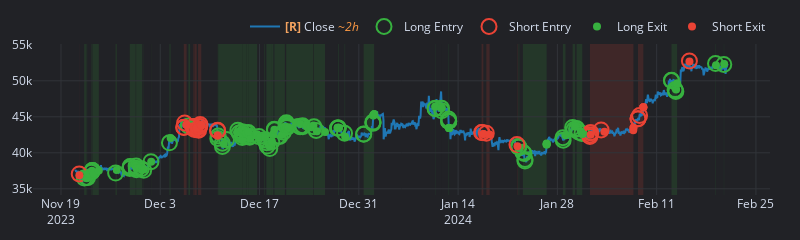

Notebook code cell kept with this figure:
### Markdown cell above
look at the trades visually

### Code cell
unlevered_pf.plot_trade_signals().show()

### Figure 1 — Plotly figure (JSON) as saved in the notebook; plotly's stock layout.template omitted (floating-point values rounded to 4 significant figures; data arrays with more than 128 entries replaced by an {"elided": "..."} marker saying what was removed)
{"data": [{"line": {"color": "#1f77b4"}, "mode": "lines", "name": "<b style=\"color:sandybrown\">[R]</b> Close <i style=\"color:#fc9944\">~2h</i>", "showlegend": true, "type": "scatter", "uid": "9092539a-9f3b-47e0-aa67-0c4ca4d1a659", "x": {"elided": "1000 str values"}, "y": {"elided": "1000 float values"}}, {"customdata": {"elided": "102x10 mixed values"}, "hovertemplate": "<br>Entry Trade Id: %{customdata[0]}\n<br>Entry Order Id: %{customdata[1]}\n<br>Position Id: %{customdata[2]}\n<br>Entry Index: %{customdata[3]}\n<br>Size: %{customdata[4]:,}\n<br>Avg Entry Price: %{customdata[5]:,}\n<br>Entry Fees: %{customdata[6]:,}\n<br>PnL: %{customdata[7]:,}\n<br>Return: %{customdata[8]:,%}\n<br>Status: %{customdata[9]}", "marker": {"color": "rgba(0, 0, 0, 0)", "line": {"color": "#37B13F", "width": 2}, "size": 15, "symbol": "circle"}, "mode": "markers", "name": "Long Entry", "type": "scatter", "uid": "d0ff1ecb-7044-4afd-9bb7-99c97cfe5626", "x": ["2023-11-22T06:34:16+00:00", "2023-11-22T13:48:59+00:00", "2023-11-22T17:44:46+00:00", "2023-11-23T06:54:01+00:00", "2023-11-23T10:13:36+00:00", "2023-11-23T10:14:58+00:00", "2023-11-23T10:18:17+00:00", "2023-11-26T16:53:41+00:00", "2023-11-28T16:54:58+00:00", "2023-11-28T18:12:19+00:00", "2023-11-28T18:31:49+00:00", "2023-11-29T14:08:16+00:00", "2023-11-29T14:54:40+00:00", "2023-11-29T15:21:46+00:00", "2023-11-30T07:57:27+00:00", "2023-11-30T15:55:03+00:00", "2023-12-01T16:32:56+00:00", "2023-12-04T06:59:57+00:00", "2023-12-06T23:16:52+00:00", "2023-12-11T02:44:46+00:00", "2023-12-11T03:55:35+00:00", "2023-12-11T17:55:02+00:00", "2023-12-11T18:24:47+00:00", "2023-12-12T08:16:33+00:00", "2023-12-13T22:33:44+00:00", "2023-12-14T02:47:16+00:00", "2023-12-14T13:07:08+00:00", "2023-12-14T13:36:34+00:00", "2023-12-14T14:17:44+00:00", "2023-12-14T14:38:21+00:00", "2023-12-14T14:41:51+00:00", "2023-12-14T15:48:44+00:00", "2023-12-15T03:51:26+00:00", "2023-12-15T09:52:45+00:00", "2023-12-15T13:42:29+00:00", "2023-12-15T14:24:33+00:00", "2023-12-16T22:11:44+00:00", "2023-12-17T16:25:39+00:00", "2023-12-17T22:52:25+00:00", "2023-12-17T23:33:56+00:00", "2023-12-18T01:43:56+00:00", "2023-12-18T10:37:55+00:00", "2023-12-18T17:43:08+00:00", "2023-12-19T02:03:05+00:00", "2023-12-19T02:14:46+00:00", "2023-12-19T14:52:15+00:00", "2023-12-19T20:30:52+00:00", "2023-12-20T08:11:50+00:00", "2023-12-20T17:40:42+00:00", "2023-12-20T18:09:04+00:00", "2023-12-20T18:40:27+00:00", "2023-12-20T18:46:21+00:00", "2023-12-20T20:20:54+00:00", "2023-12-20T20:50:07+00:00", "2023-12-20T20:58:54+00:00", "2023-12-22T17:12:26+00:00", "2023-12-22T17:16:04+00:00", "2023-12-23T01:38:57+00:00", "2023-12-23T02:05:02+00:00", "2023-12-24T16:12:21+00:00", "2023-12-24T23:39:19+00:00", "2023-12-28T00:01:59+00:00", "2023-12-28T00:03:41+00:00", "2023-12-28T02:21:41+00:00", "2023-12-28T02:21:46+00:00", "2023-12-28T23:36:22+00:00", "2023-12-31T16:15:39+00:00", "2023-12-31T16:37:24+00:00", "2024-01-01T23:38:07+00:00", "2024-01-02T00:02:54+00:00", "2024-01-02T00:04:38+00:00", "2024-01-10T18:10:08+00:00", "2024-01-10T18:12:33+00:00", "2024-01-11T16:13:30+00:00", "2024-01-11T16:16:49+00:00", "2024-01-12T15:38:12+00:00", "2024-01-12T15:57:02+00:00", "2024-01-12T16:14:07+00:00", "2024-01-12T16:14:17+00:00", "2024-01-22T12:41:40+00:00", "2024-01-22T12:42:23+00:00", "2024-01-22T12:44:59+00:00", "2024-01-22T12:45:12+00:00", "2024-01-23T03:13:06+00:00", "2024-01-23T07:20:19+00:00", "2024-01-23T10:16:51+00:00", "2024-01-23T10:21:29+00:00", "2024-01-28T18:36:58+00:00", "2024-01-28T19:42:25+00:00", "2024-01-30T03:34:49+00:00", "2024-01-30T08:04:32+00:00", "2024-01-30T16:43:20+00:00", "2024-01-30T18:25:24+00:00", "2024-01-31T00:49:34+00:00", "2024-01-31T11:17:07+00:00", "2024-02-13T02:10:48+00:00", "2024-02-13T02:11:11+00:00", "2024-02-13T14:22:47+00:00", "2024-02-13T15:11:49+00:00", "2024-02-13T16:58:51+00:00", "2024-02-19T07:09:15+00:00", "2024-02-20T11:08:19+00:00"], "y": [36490, 36570.0, 36550.0, 37290.0, 37540.0, 37540.0, 37510.0, 37190.0, 37820.0, 38110, 38080.0, 38153, 37860.0, 37650.0, 37790.0, 37566, 38760.0, 41390, 43726, 41986, 42350.0, 41340.0, 40880.0, 41830.0, 43140.0, 42750.0, 42940.0, 42120.0, 42440, 42580.0, 42550.0, 42360.0, 42774, 42830.0, 42280.0, 42155, 42250.0, 41800.0, 41760.0, 41400, 40938, 40583, 41520.0, 43260, 43200.0, 42280.0, 42270.0, 42870.0, 43910.0, 44080.0, 44030.0, 44190.0, 43650.0, 43670.0, 43530.0, 43650.0, 43610.0, 43760.0, 43612, 43610.0, 43100.0, 43450.0, 43420.0, 43430.0, 43450, 42720.0, 42580.0, 42610.0, 44090.0, 44200.0, 44270.0, 46180.0, 46120.0, 46170.0, 45830.0, 44690.0, 44380.0, 44400, 44390.0, 40810.0, 40840.0, 40850.0, 40870.0, 40090.0, 39900.0, 38850.0, 39070.0, 42092, 41750.0, 43530.0, 43240.0, 43370.0, 43300.0, 42860.0, 42700.0, 50060.0, 50040.0, 48780.0, 48660.0, 48520.0, 52410.0, 52280.0]}, {"customdata": {"elided": "33x10 mixed values"}, "hovertemplate": "<br>Entry Trade Id: %{customdata[0]}\n<br>Entry Order Id: %{customdata[1]}\n<br>Position Id: %{customdata[2]}\n<br>Entry Index: %{customdata[3]}\n<br>Size: %{customdata[4]:,}\n<br>Avg Entry Price: %{customdata[5]:,}\n<br>Entry Fees: %{customdata[6]:,}\n<br>PnL: %{customdata[7]:,}\n<br>Return: %{customdata[8]:,%}\n<br>Status: %{customdata[9]}", "marker": {"color": "rgba(0, 0, 0, 0)", "line": {"color": "#EA4335", "width": 2}, "size": 15, "symbol": "circle"}, "mode": "markers", "name": "Short Entry", "type": "scatter", "uid": "ddbeb40c-bf97-4904-9aae-302088ac504f", "x": ["2023-11-21T13:43:27+00:00", "2023-12-06T07:33:21+00:00", "2023-12-06T07:34:15+00:00", "2023-12-06T10:23:47+00:00", "2023-12-07T15:09:22+00:00", "2023-12-07T15:10:40+00:00", "2023-12-07T15:18:03+00:00", "2023-12-07T16:47:33+00:00", "2023-12-07T17:06:03+00:00", "2023-12-07T17:13:01+00:00", "2023-12-07T19:33:12+00:00", "2023-12-07T21:46:50+00:00", "2023-12-07T22:00:41+00:00", "2023-12-08T07:51:15+00:00", "2023-12-08T09:58:50+00:00", "2023-12-08T13:09:46+00:00", "2023-12-08T13:10:16+00:00", "2023-12-08T14:46:07+00:00", "2023-12-11T02:04:17+00:00", "2023-12-11T02:06:07+00:00", "2024-01-17T07:23:45+00:00", "2024-01-17T09:22:37+00:00", "2024-01-17T23:23:18+00:00", "2024-01-22T07:06:58+00:00", "2024-02-01T14:04:19+00:00", "2024-02-01T14:41:26+00:00", "2024-02-01T15:10:03+00:00", "2024-02-01T17:06:28+00:00", "2024-02-03T04:00:54+00:00", "2024-02-08T08:49:04+00:00", "2024-02-08T09:00:19+00:00", "2024-02-08T14:15:08+00:00", "2024-02-15T14:49:44+00:00"], "y": [37070.0, 43540.0, 43529, 44150.0, 43559, 43559, 43605, 43660.0, 43601, 43590.0, 43250.0, 43320.0, 43410.0, 43240.0, 43140.0, 43670.0, 43650.0, 43940.0, 43148, 43050.0, 42820.0, 42820.0, 42730.0, 41150.0, 42260.0, 42480.0, 42780.0, 42800.0, 43180.0, 44750.0, 44750.0, 45180.0, 52760.0]}, {"customdata": {"elided": "102x10 mixed values"}, "hovertemplate": "<br>Exit Trade Id: %{customdata[0]}\n<br>Exit Order Id: %{customdata[1]}\n<br>Position Id: %{customdata[2]}\n<br>Exit Index: %{customdata[3]}\n<br>Size: %{customdata[4]:,}\n<br>Avg Exit Price: %{customdata[5]:,}\n<br>Exit Fees: %{customdata[6]:,}\n<br>PnL: %{customdata[7]:,}\n<br>Return: %{customdata[8]:,%}\n<br>Status: %{customdata[9]}", "marker": {"color": "#37B13F", "size": 8, "symbol": "circle"}, "mode": "markers", "name": "Long Exit", "type": "scatter", "uid": "92ad192b-b19d-4497-b1bb-d71ff14de16c", "x": ["2023-11-22T12:31:41+00:00", "2023-11-22T15:54:23+00:00", "2023-11-22T18:28:43+00:00", "2023-11-23T08:37:42+00:00", "2023-11-23T14:55:10+00:00", "2023-11-23T14:55:12+00:00", "2023-11-24T08:00:00+00:00", "2023-11-26T20:48:20.001000+00:00", "2023-11-29T09:20:07+00:00", "2023-11-29T12:56:04.001000+00:00", "2023-11-29T12:56:04.002000+00:00", "2023-11-29T16:04:41+00:00", "2023-11-30T02:53:55+00:00", "2023-11-30T11:06:34+00:00", "2023-11-30T11:06:34.001000+00:00", "2023-11-30T16:55:46+00:00", "2023-12-01T17:15:58+00:00", "2023-12-04T11:05:40+00:00", "2023-12-07T05:02:29.001000+00:00", "2023-12-11T03:45:31+00:00", "2023-12-11T23:10:09+00:00", "2023-12-13T19:41:26+00:00", "2023-12-14T11:40:06+00:00", "2023-12-14T13:30:55+00:00", "2023-12-14T13:30:55.001000+00:00", "2023-12-14T13:30:55.002000+00:00", "2023-12-14T13:30:55.003000+00:00", "2023-12-14T16:11:19+00:00", "2023-12-14T17:32:39+00:00", "2023-12-15T03:17:12+00:00", "2023-12-15T03:17:12.001000+00:00", "2023-12-15T03:17:12.002000+00:00", "2023-12-15T09:30:52+00:00", "2023-12-15T16:05:46+00:00", "2023-12-16T12:37:37+00:00", "2023-12-16T15:59:11+00:00", "2023-12-17T01:01:36+00:00", "2023-12-17T18:42:54+00:00", "2023-12-18T06:30:11+00:00", "2023-12-18T10:58:38+00:00", "2023-12-18T17:02:16+00:00", "2023-12-18T17:29:42+00:00", "2023-12-18T23:09:20+00:00", "2023-12-19T02:15:29+00:00", "2023-12-20T03:15:52+00:00", "2023-12-20T13:31:40+00:00", "2023-12-20T13:35:03+00:00", "2023-12-20T13:50:37+00:00", "2023-12-20T20:08:11+00:00", "2023-12-20T20:11:12+00:00", "2023-12-20T20:11:12.001000+00:00", "2023-12-20T20:11:12.002000+00:00", "2023-12-21T02:26:23+00:00", "2023-12-22T05:46:45+00:00", "2023-12-22T18:55:42+00:00", "2023-12-23T14:03:30+00:00", "2023-12-23T15:49:54+00:00", "2023-12-24T05:37:35+00:00", "2023-12-24T14:15:22+00:00", "2023-12-25T02:08:08+00:00", "2023-12-26T05:36:14+00:00", "2023-12-28T00:14:11+00:00", "2023-12-28T00:14:11.001000+00:00", "2023-12-28T04:41:40+00:00", "2023-12-28T04:41:40.001000+00:00", "2023-12-29T01:42:46+00:00", "2024-01-02T01:03:38+00:00", "2024-01-02T01:03:41+00:00", "2024-01-02T03:48:46+00:00", "2024-01-02T03:48:46.001000+00:00", "2024-01-02T03:48:46.002000+00:00", "2024-01-10T18:29:34+00:00", "2024-01-10T19:21:14+00:00", "2024-01-11T16:18:14+00:00", "2024-01-11T16:18:14.001000+00:00", "2024-01-12T17:30:02+00:00", "2024-01-12T17:30:02.001000+00:00", "2024-01-12T17:30:02.002000+00:00", "2024-01-12T17:30:02.003000+00:00", "2024-01-22T15:03:54+00:00", "2024-01-22T15:03:54.001000+00:00", "2024-01-22T15:03:54.002000+00:00", "2024-01-22T15:03:54.011000+00:00", "2024-01-26T11:32:26+00:00", "2024-01-26T11:32:26.001000+00:00", "2024-01-26T11:46:00+00:00", "2024-01-26T11:46:00.001000+00:00", "2024-01-29T03:34:33+00:00", "2024-01-29T03:34:33.001000+00:00", "2024-01-30T12:14:50+00:00", "2024-01-30T12:14:50.001000+00:00", "2024-01-31T07:20:41+00:00", "2024-01-31T11:17:31+00:00", "2024-01-31T12:13:37+00:00", "2024-01-31T12:13:37.001000+00:00", "2024-02-13T14:34:38+00:00", "2024-02-13T15:29:15+00:00", "2024-02-13T17:53:16+00:00", "2024-02-13T21:14:42+00:00", "2024-02-13T21:14:42.001000+00:00", "2024-02-19T08:48:21+00:00", "2024-02-20T12:26:44+00:00"], "y": [36502, 36474, 37090, 37490.0, 37137, 37137, 37540.0, 37600.0, 38312, 38220.0, 38220.0, 37870.0, 37890.0, 37670.0, 37670.0, 37680.0, 38750.0, 42070.0, 43940.0, 42380.0, 41210.0, 42830.0, 43250.0, 41850.0, 41860.0, 41850.0, 41860.0, 42620.0, 43100.0, 42730.0, 42610.0, 42730.0, 42910.0, 41930.0, 42405, 42560.0, 42120.0, 42200.0, 41210.0, 40840.0, 41476, 41610.0, 42630.0, 43210.0, 42470.0, 43330, 43300.0, 43660.0, 43310.0, 43470.0, 43470.0, 43470.0, 43552, 44240.0, 43986, 43690.0, 43820.0, 43550.0, 43790.0, 43010.0, 42880.0, 43470.0, 43480.0, 43490.0, 43490.0, 42220.0, 45206, 45190.0, 45370.0, 45370.0, 45370.0, 46382, 46450.0, 46210.0, 46210.0, 43450.0, 43440.0, 43440.0, 43444, 40670, 40670, 40670, 40670.0, 41150.0, 41150.0, 41290.0, 41230.0, 42420.0, 42420.0, 43653, 43653, 43010.0, 42710.0, 42610.0, 42610.0, 49100.0, 48960.0, 48810.0, 49622, 49620.0, 52140.0, 52330.0]}, {"customdata": {"elided": "33x10 mixed values"}, "hovertemplate": "<br>Exit Trade Id: %{customdata[0]}\n<br>Exit Order Id: %{customdata[1]}\n<br>Position Id: %{customdata[2]}\n<br>Exit Index: %{customdata[3]}\n<br>Size: %{customdata[4]:,}\n<br>Avg Exit Price: %{customdata[5]:,}\n<br>Exit Fees: %{customdata[6]:,}\n<br>PnL: %{customdata[7]:,}\n<br>Return: %{customdata[8]:,%}\n<br>Status: %{customdata[9]}", "marker": {"color": "#EA4335", "size": 8, "symbol": "circle"}, "mode": "markers", "name": "Short Exit", "type": "scatter", "uid": "537aa980-3990-456b-83c9-2572519ca225", "x": ["2023-11-21T14:11:19+00:00", "2023-12-06T17:07:40+00:00", "2023-12-06T17:07:40.001000+00:00", "2023-12-06T17:07:40.002000+00:00", "2023-12-07T15:59:56.003000+00:00", "2023-12-07T15:59:56.004000+00:00", "2023-12-07T15:59:56.005000+00:00", "2023-12-07T18:24:17+00:00", "2023-12-07T18:58:45.003000+00:00", "2023-12-07T18:58:45.005000+00:00", "2023-12-08T03:26:36.001000+00:00", "2023-12-08T03:26:36.005000+00:00", "2023-12-08T03:26:36.006000+00:00", "2023-12-08T15:05:54+00:00", "2023-12-08T18:50:26.004000+00:00", "2023-12-08T18:50:26.005000+00:00", "2023-12-08T18:50:26.006000+00:00", "2023-12-08T18:50:26.007000+00:00", "2023-12-11T02:07:25+00:00", "2023-12-11T02:07:25.001000+00:00", "2024-01-17T13:27:46+00:00", "2024-01-17T13:27:46.001000+00:00", "2024-01-18T10:46:14+00:00", "2024-01-22T08:40:59+00:00", "2024-02-01T16:33:19+00:00", "2024-02-03T15:13:15+00:00", "2024-02-07T16:54:02+00:00", "2024-02-07T17:28:31+00:00", "2024-02-07T17:28:31.001000+00:00", "2024-02-09T02:55:30+00:00", "2024-02-09T02:55:30.001000+00:00", "2024-02-09T02:55:30.002000+00:00", "2024-02-15T14:55:19+00:00"], "y": [36890.0, 43890.0, 43888, 43888, 43666, 43666, 43666, 43432, 43320.0, 43320.0, 43440.0, 43440.0, 43440.0, 43930.0, 43830.0, 43820.0, 43820.0, 43820.0, 42400.0, 42400.0, 42590.0, 42600.0, 42550.0, 40900.0, 42500, 42930.0, 43140.0, 43490.0, 43490.0, 46325, 46310.0, 46320.0, 52695]}], "layout": {"height": 200, "legend": {"orientation": "h", "traceorder": "normal", "x": 1, "xanchor": "right", "y": 1.02, "yanchor": "bottom"}, "margin": {"b": 30, "l": 30, "r": 30, "t": 30}, "shapes": [{"fillcolor": "#37B13F", "layer": "below", "line": {"width": 0}, "opacity": 0.15, "type": "rect", "x0": "2023-11-22T06:34:16+00:00", "x1": "2023-11-22T12:31:41+00:00", "xref": "x", "y0": 0, "y1": 1, "yref": "paper"}, {"fillcolor": "#37B13F", "layer": "below", "line": {"width": 0}, "opacity": 0.15, "type": "rect", "x0": "2023-11-22T13:48:59+00:00", "x1": "2023-11-22T15:54:23+00:00", "xref": "x", "y0": 0, "y1": 1, "yref": "paper"}, {"fillcolor": "#37B13F", "layer": "below", "line": {"width": 0}, "opacity": 0.15, "type": "rect", "x0": "2023-11-22T17:44:46+00:00", "x1": "2023-11-22T18:28:43+00:00", "xref": "x", "y0": 0, "y1": 1, "yref": "paper"}, {"fillcolor": "#37B13F", "layer": "below", "line": {"width": 0}, "opacity": 0.15, "type": "rect", "x0": "2023-11-23T06:54:01+00:00", "x1": "2023-11-23T08:37:42+00:00", "xref": "x", "y0": 0, "y1": 1, "yref": "paper"}, {"fillcolor": "#37B13F", "layer": "below", "line": {"width": 0}, "opacity": 0.15, "type": "rect", "x0": "2023-11-23T10:13:36+00:00", "x1": "2023-11-24T08:00:00+00:00", "xref": "x", "y0": 0, "y1": 1, "yref": "paper"}, {"fillcolor": "#37B13F", "layer": "below", "line": {"width": 0}, "opacity": 0.15, "type": "rect", "x0": "2023-11-26T16:53:41+00:00", "x1": "2023-11-26T20:48:20.001000+00:00", "xref": "x", "y0": 0, "y1": 1, "yref": "paper"}, {"fillcolor": "#37B13F", "layer": "below", "line": {"width": 0}, "opacity": 0.15, "type": "rect", "x0": "2023-11-28T16:54:58+00:00", "x1": "2023-11-29T12:56:04.002000+00:00", "xref": "x", "y0": 0, "y1": 1, "yref": "paper"}, {"fillcolor": "#37B13F", "layer": "below", "line": {"width": 0}, "opacity": 0.15, "type": "rect", "x0": "2023-11-29T14:08:16+00:00", "x1": "2023-11-30T11:06:34.001000+00:00", "xref": "x", "y0": 0, "y1": 1, "yref": "paper"}, {"fillcolor": "#37B13F", "layer": "below", "line": {"width": 0}, "opacity": 0.15, "type": "rect", "x0": "2023-11-30T15:55:03+00:00", "x1": "2023-11-30T16:55:46+00:00", "xref": "x", "y0": 0, "y1": 1, "yref": "paper"}, {"fillcolor": "#37B13F", "layer": "below", "line": {"width": 0}, "opacity": 0.15, "type": "rect", "x0": "2023-12-01T16:32:56+00:00", "x1": "2023-12-01T17:15:58+00:00", "xref": "x", "y0": 0, "y1": 1, "yref": "paper"}, {"fillcolor": "#37B13F", "layer": "below", "line": {"width": 0}, "opacity": 0.15, "type": "rect", "x0": "2023-12-04T06:59:57+00:00", "x1": "2023-12-04T11:05:40+00:00", "xref": "x", "y0": 0, "y1": 1, "yref": "paper"}, {"fillcolor": "#37B13F", "layer": "below", "line": {"width": 0}, "opacity": 0.15, "type": "rect", "x0": "2023-12-06T23:16:52+00:00", "x1": "2023-12-07T05:02:29.001000+00:00", "xref": "x", "y0": 0, "y1": 1, "yref": "paper"}, {"fillcolor": "#37B13F", "layer": "below", "line": {"width": 0}, "opacity": 0.15, "type": "rect", "x0": "2023-12-11T02:44:46+00:00", "x1": "2023-12-11T03:45:31+00:00", "xref": "x", "y0": 0, "y1": 1, "yref": "paper"}, {"fillcolor": "#37B13F", "layer": "below", "line": {"width": 0}, "opacity": 0.15, "type": "rect", "x0": "2023-12-11T03:55:35+00:00", "x1": "2023-12-14T13:30:55.003000+00:00", "xref": "x", "y0": 0, "y1": 1, "yref": "paper"}, {"fillcolor": "#37B13F", "layer": "below", "line": {"width": 0}, "opacity": 0.15, "type": "rect", "x0": "2023-12-14T13:36:34+00:00", "x1": "2023-12-15T03:17:12.002000+00:00", "xref": "x", "y0": 0, "y1": 1, "yref": "paper"}, {"fillcolor": "#37B13F", "layer": "below", "line": {"width": 0}, "opacity": 0.15, "type": "rect", "x0": "2023-12-15T03:51:26+00:00", "x1": "2023-12-15T09:30:52+00:00", "xref": "x", "y0": 0, "y1": 1, "yref": "paper"}, {"fillcolor": "#37B13F", "layer": "below", "line": {"width": 0}, "opacity": 0.15, "type": "rect", "x0": "2023-12-15T09:52:45+00:00", "x1": "2023-12-16T15:59:11+00:00", "xref": "x", "y0": 0, "y1": 1, "yref": "paper"}, {"fillcolor": "#37B13F", "layer": "below", "line": {"width": 0}, "opacity": 0.15, "type": "rect", "x0": "2023-12-16T22:11:44+00:00", "x1": "2023-12-17T01:01:36+00:00", "xref": "x", "y0": 0, "y1": 1, "yref": "paper"}, {"fillcolor": "#37B13F", "layer": "below", "line": {"width": 0}, "opacity": 0.15, "type": "rect", "x0": "2023-12-17T16:25:39+00:00", "x1": "2023-12-17T18:42:54+00:00", "xref": "x", "y0": 0, "y1": 1, "yref": "paper"}, {"fillcolor": "#37B13F", "layer": "below", "line": {"width": 0}, "opacity": 0.15, "type": "rect", "x0": "2023-12-17T22:52:25+00:00", "x1": "2023-12-18T17:29:42+00:00", "xref": "x", "y0": 0, "y1": 1, "yref": "paper"}, {"fillcolor": "#37B13F", "layer": "below", "line": {"width": 0}, "opacity": 0.15, "type": "rect", "x0": "2023-12-18T17:43:08+00:00", "x1": "2023-12-18T23:09:20+00:00", "xref": "x", "y0": 0, "y1": 1, "yref": "paper"}, {"fillcolor": "#37B13F", "layer": "below", "line": {"width": 0}, "opacity": 0.15, "type": "rect", "x0": "2023-12-19T02:03:05+00:00", "x1": "2023-12-20T13:50:37+00:00", "xref": "x", "y0": 0, "y1": 1, "yref": "paper"}, {"fillcolor": "#37B13F", "layer": "below", "line": {"width": 0}, "opacity": 0.15, "type": "rect", "x0": "2023-12-20T17:40:42+00:00", "x1": "2023-12-20T20:11:12.002000+00:00", "xref": "x", "y0": 0, "y1": 1, "yref": "paper"}, {"fillcolor": "#37B13F", "layer": "below", "line": {"width": 0}, "opacity": 0.15, "type": "rect", "x0": "2023-12-20T20:20:54+00:00", "x1": "2023-12-24T14:15:22+00:00", "xref": "x", "y0": 0, "y1": 1, "yref": "paper"}, {"fillcolor": "#37B13F", "layer": "below", "line": {"width": 0}, "opacity": 0.15, "type": "rect", "x0": "2023-12-24T16:12:21+00:00", "x1": "2023-12-26T05:36:14+00:00", "xref": "x", "y0": 0, "y1": 1, "yref": "paper"}, {"fillcolor": "#37B13F", "layer": "below", "line": {"width": 0}, "opacity": 0.15, "type": "rect", "x0": "2023-12-28T00:01:59+00:00", "x1": "2023-12-28T00:14:11.001000+00:00", "xref": "x", "y0": 0, "y1": 1, "yref": "paper"}, {"fillcolor": "#37B13F", "layer": "below", "line": {"width": 0}, "opacity": 0.15, "type": "rect", "x0": "2023-12-28T02:21:41+00:00", "x1": "2023-12-28T04:41:40.001000+00:00", "xref": "x", "y0": 0, "y1": 1, "yref": "paper"}, {"fillcolor": "#37B13F", "layer": "below", "line": {"width": 0}, "opacity": 0.15, "type": "rect", "x0": "2023-12-28T23:36:22+00:00", "x1": "2023-12-29T01:42:46+00:00", "xref": "x", "y0": 0, "y1": 1, "yref": "paper"}, {"fillcolor": "#37B13F", "layer": "below", "line": {"width": 0}, "opacity": 0.15, "type": "rect", "x0": "2023-12-31T16:15:39+00:00", "x1": "2024-01-02T03:48:46.002000+00:00", "xref": "x", "y0": 0, "y1": 1, "yref": "paper"}, {"fillcolor": "#37B13F", "layer": "below", "line": {"width": 0}, "opacity": 0.15, "type": "rect", "x0": "2024-01-10T18:10:08+00:00", "x1": "2024-01-10T19:21:14+00:00", "xref": "x", "y0": 0, "y1": 1, "yref": "paper"}, {"fillcolor": "#37B13F", "layer": "below", "line": {"width": 0}, "opacity": 0.15, "type": "rect", "x0": "2024-01-11T16:13:30+00:00", "x1": "2024-01-11T16:18:14.001000+00:00", "xref": "x", "y0": 0, "y1": 1, "yref": "paper"}, {"fillcolor": "#37B13F", "layer": "below", "line": {"width": 0}, "opacity": 0.15, "type": "rect", "x0": "2024-01-12T15:38:12+00:00", "x1": "2024-01-12T17:30:02.003000+00:00", "xref": "x", "y0": 0, "y1": 1, "yref": "paper"}, {"fillcolor": "#37B13F", "layer": "below", "line": {"width": 0}, "opacity": 0.15, "type": "rect", "x0": "2024-01-22T12:41:40+00:00", "x1": "2024-01-22T15:03:54.011000+00:00", "xref": "x", "y0": 0, "y1": 1, "yref": "paper"}, {"fillcolor": "#37B13F", "layer": "below", "line": {"width": 0}, "opacity": 0.15, "type": "rect", "x0": "2024-01-23T03:13:06+00:00", "x1": "2024-01-26T11:46:00.001000+00:00", "xref": "x", "y0": 0, "y1": 1, "yref": "paper"}, {"fillcolor": "#37B13F", "layer": "below", "line": {"width": 0}, "opacity": 0.15, "type": "rect", "x0": "2024-01-28T18:36:58+00:00", "x1": "2024-01-29T03:34:33.001000+00:00", "xref": "x", "y0": 0, "y1": 1, "yref": "paper"}, {"fillcolor": "#37B13F", "layer": "below", "line": {"width": 0}, "opacity": 0.15, "type": "rect", "x0": "2024-01-30T03:34:49+00:00", "x1": "2024-01-30T12:14:50.001000+00:00", "xref": "x", "y0": 0, "y1": 1, "yref": "paper"}, {"fillcolor": "#37B13F", "layer": "below", "line": {"width": 0}, "opacity": 0.15, "type": "rect", "x0": "2024-01-30T16:43:20+00:00", "x1": "2024-01-31T12:13:37.001000+00:00", "xref": "x", "y0": 0, "y1": 1, "yref": "paper"}, {"fillcolor": "#37B13F", "layer": "below", "line": {"width": 0}, "opacity": 0.15, "type": "rect", "x0": "2024-02-13T02:10:48+00:00", "x1": "2024-02-13T21:14:42.001000+00:00", "xref": "x", "y0": 0, "y1": 1, "yref": "paper"}, {"fillcolor": "#37B13F", "layer": "below", "line": {"width": 0}, "opacity": 0.15, "type": "rect", "x0": "2024-02-19T07:09:15+00:00", "x1": "2024-02-19T08:48:21+00:00", "xref": "x", "y0": 0, "y1": 1, "yref": "paper"}, {"fillcolor": "#37B13F", "layer": "below", "line": {"width": 0}, "opacity": 0.15, "type": "rect", "x0": "2024-02-20T11:08:19+00:00", "x1": "2024-02-20T12:26:44+00:00", "xref": "x", "y0": 0, "y1": 1, "yref": "paper"}, {"fillcolor": "#EA4335", "layer": "below", "line": {"width": 0}, "opacity": 0.15, "type": "rect", "x0": "2023-11-21T13:43:27+00:00", "x1": "2023-11-21T14:11:19+00:00", "xref": "x", "y0": 0, "y1": 1, "yref": "paper"}, {"fillcolor": "#EA4335", "layer": "below", "line": {"width": 0}, "opacity": 0.15, "type": "rect", "x0": "2023-12-06T07:33:21+00:00", "x1": "2023-12-06T17:07:40.002000+00:00", "xref": "x", "y0": 0, "y1": 1, "yref": "paper"}, {"fillcolor": "#EA4335", "layer": "below", "line": {"width": 0}, "opacity": 0.15, "type": "rect", "x0": "2023-12-07T15:09:22+00:00", "x1": "2023-12-07T15:59:56.005000+00:00", "xref": "x", "y0": 0, "y1": 1, "yref": "paper"}, {"fillcolor": "#EA4335", "layer": "below", "line": {"width": 0}, "opacity": 0.15, "type": "rect", "x0": "2023-12-07T16:47:33+00:00", "x1": "2023-12-07T18:58:45.005000+00:00", "xref": "x", "y0": 0, "y1": 1, "yref": "paper"}, {"fillcolor": "#EA4335", "layer": "below", "line": {"width": 0}, "opacity": 0.15, "type": "rect", "x0": "2023-12-07T19:33:12+00:00", "x1": "2023-12-08T03:26:36.006000+00:00", "xref": "x", "y0": 0, "y1": 1, "yref": "paper"}, {"fillcolor": "#EA4335", "layer": "below", "line": {"width": 0}, "opacity": 0.15, "type": "rect", "x0": "2023-12-08T07:51:15+00:00", "x1": "2023-12-08T18:50:26.007000+00:00", "xref": "x", "y0": 0, "y1": 1, "yref": "paper"}, {"fillcolor": "#EA4335", "layer": "below", "line": {"width": 0}, "opacity": 0.15, "type": "rect", "x0": "2023-12-11T02:04:17+00:00", "x1": "2023-12-11T02:07:25.001000+00:00", "xref": "x", "y0": 0, "y1": 1, "yref": "paper"}, {"fillcolor": "#EA4335", "layer": "below", "line": {"width": 0}, "opacity": 0.15, "type": "rect", "x0": "2024-01-17T07:23:45+00:00", "x1": "2024-01-17T13:27:46.001000+00:00", "xref": "x", "y0": 0, "y1": 1, "yref": "paper"}, {"fillcolor": "#EA4335", "layer": "below", "line": {"width": 0}, "opacity": 0.15, "type": "rect", "x0": "2024-01-17T23:23:18+00:00", "x1": "2024-01-18T10:46:14+00:00", "xref": "x", "y0": 0, "y1": 1, "yref": "paper"}, {"fillcolor": "#EA4335", "layer": "below", "line": {"width": 0}, "opacity": 0.15, "type": "rect", "x0": "2024-01-22T07:06:58+00:00", "x1": "2024-01-22T08:40:59+00:00", "xref": "x", "y0": 0, "y1": 1, "yref": "paper"}, {"fillcolor": "#EA4335", "layer": "below", "line": {"width": 0}, "opacity": 0.15, "type": "rect", "x0": "2024-02-01T14:04:19+00:00", "x1": "2024-02-07T17:28:31.001000+00:00", "xref": "x", "y0": 0, "y1": 1, "yref": "paper"}, {"fillcolor": "#EA4335", "layer": "below", "line": {"width": 0}, "opacity": 0.15, "type": "rect", "x0": "2024-02-08T08:49:04+00:00", "x1": "2024-02-09T02:55:30.002000+00:00", "xref": "x", "y0": 0, "y1": 1, "yref": "paper"}, {"fillcolor": "#EA4335", "layer": "below", "line": {"width": 0}, "opacity": 0.15, "type": "rect", "x0": "2024-02-15T14:49:44+00:00", "x1": "2024-02-15T14:55:19+00:00", "xref": "x", "y0": 0, "y1": 1, "yref": "paper"}], "width": 800}}
